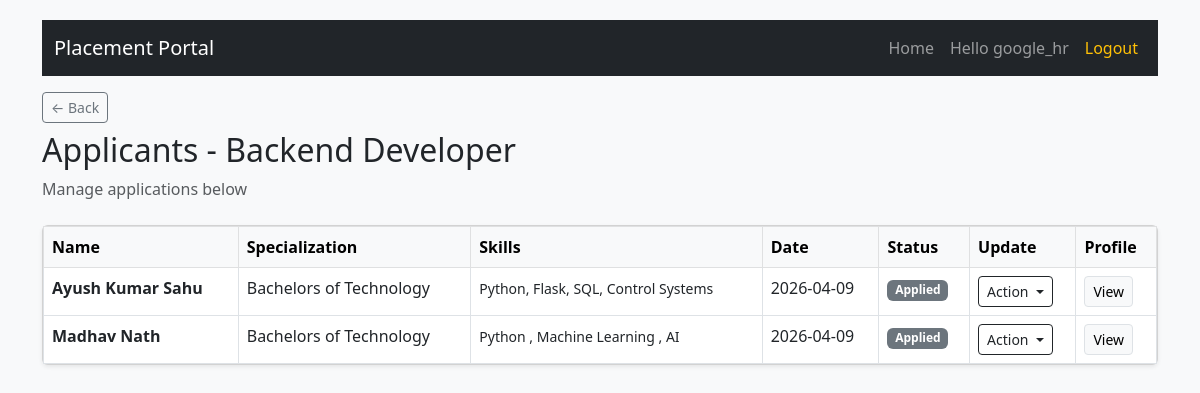
The page /company/job/1/applications (signed in) on the database as committed earlier.
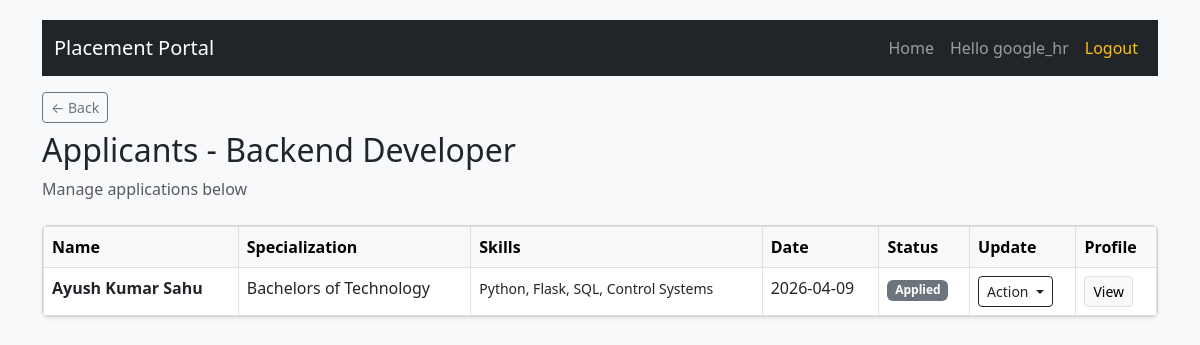
The same page on the database as committed later.
### database/models.py (models this page shows)
class Application(db.Model):
    __tablename__ = 'application'
    id = db.Column(db.Integer, primary_key=True)
    student_id = db.Column(db.Integer, db.ForeignKey('student.id'), nullable=False)
    job_id = db.Column(db.Integer, db.ForeignKey('placements.id'), nullable=False)
    status = db.Column(db.String(20), default='Applied', nullable=False)
    date = db.Column(db.DateTime, default=datetime.now)
    __table_args__ = (
        db.UniqueConstraint('student_id', 'job_id', name='unique_student_job_application'),
    )

class Student(db.Model):
    __tablename__ = 'student'
    id = db.Column(db.Integer, primary_key=True)
    user_id = db.Column(db.Integer, db.ForeignKey('user.id'), unique=True, nullable=False)
    name = db.Column(db.String(100), nullable=False)
    contact = db.Column(db.String(20))
    education = db.Column(db.String(200))
    skills = db.Column(db.Text)
    resume = db.Column(db.String(255))
    college = db.Column(db.String(200))
    branch = db.Column(db.String(100))
    dob = db.Column(db.Date)
    country = db.Column(db.String(100))
    state = db.Column(db.String(100))
    address = db.Column(db.Text)
    applications = db.relationship('Application', backref='student', lazy=True, cascade="all, delete-orphan")

### routes/company_mgmt.py (the view)
@app.route('/company/job/<int:job_id>/applications')
@login_required
@role_required('company')
def view_job_applications(job_id):
    comp= get_approved_company()
    job= models.Placements.query.get_or_404(job_id)
    if job.company_id != comp.id:
        flash("Unauthorized access.", "danger")
        return redirect(url_for('company_dashboard'))
    applications= models.Application.query.filter_by(job_id=job.id).all()
    return render_template('job_applications.html', job =job, applications =applications)

### app.py (called while the page is built)
@login_manager.user_loader
def load_user(user_id):
    return models.User.query.get(int(user_id))

def role_required(*roles):
    def wrapper(fn):
        @wraps(fn)
        def decorated_view(*args,**kwargs):
            if not current_user.is_authenticated:
                return login_manager.unauthorized()
            if current_user.role not in roles:
                flash("You do not have permission to access this page", "danger")
                return redirect(url_for('login'))
            return fn(*args , **kwargs)
        return decorated_view
    return wrapper

### routes/admin_mgmt.py (called while the page is built)
def get_approved_company():
    companyObj =models.Company.query.filter_by(user_id=current_user.id).first()
    if companyObj is  None:
        return None
    if not companyObj.approval:
        return None
    return companyObj

### templates/job_applications.html (shortened to what this page needs)
{% extends "base.html" %}
{% block content %}
<div class="mb-4">
    <a href="{{ url_for('company_dashboard') }}"
       class="btn btn-sm btn-outline-secondary mb-2"> ← Back</a>
    <h2>Applicants - {{ job.title }}</h2>
    <p class="text-muted">
        Manage applications below</p>
</div>
<div class="card shadow-sm">
    <div class="table-responsive">
        <table class="table table-hover mb-0 table-bordered">
            <thead class="table-light">
                <tr>
                    <th>Name</th>
                    <th>Specialization</th>
                    <th>Skills</th>
                    <th>Date</th>
                    <th>Status</th>
                    <th>Update</th>
                    <th>Profile</th>
                </tr>
            </thead>
            <tbody>
                {% for app in applications %}
                <tr>
                    <td>
                        <b>{{ app.student.name }}</b>
                    </td>
                    <td>{{app.student.education}}</td>
                    <td>
                        <small>{{ app.student.skills }}</small>
                    </td>
                    <td>
                        {{ app.date.strftime('%Y-%m-%d') }}
                    </td>
                    <td>
                        {% set status_colors = {
                            'Applied': 'secondary',
                            'shortlisted': 'primary',
                            'interview': 'info',
                            'Selected': 'success',
                            'Rejected': 'danger'
                        } %}
                        <span class="badge bg-{{ status_colors[app.status] }}">
                            {{ app.status }}
                        </span>
                    </td>
                    <td>
                        <div class="dropdown">
                            <button class="btn btn-sm btn-outline-dark dropdown-toggle"
                                    data-bs-toggle="dropdown">
                                Action
                            </button>
                        </div>
                    </td>
                    <td>
                        <button class="btn btn-sm btn-light border"
                                data-bs-toggle="modal"
                                data-bs-target="#studentModal{{app.student.id}}">
                            View
                        </button>
                    </td>
                </tr>
                {% else %}
                <tr>
                    <td colspan="7" class="text-center text-muted py-3">
                        No applications yet
                    </td>
                </tr>
                {% endfor %}
            </tbody>
        </table>
    </div>
</div>
{% endblock %}

Rows that differ between the two databases and show on the page:
removed Application: student.name "Madhav Nath", student.education "Bachelors of Technology", student.skills "Python , Machine Learning , AI", date "2026-04-09", status "Applied"
